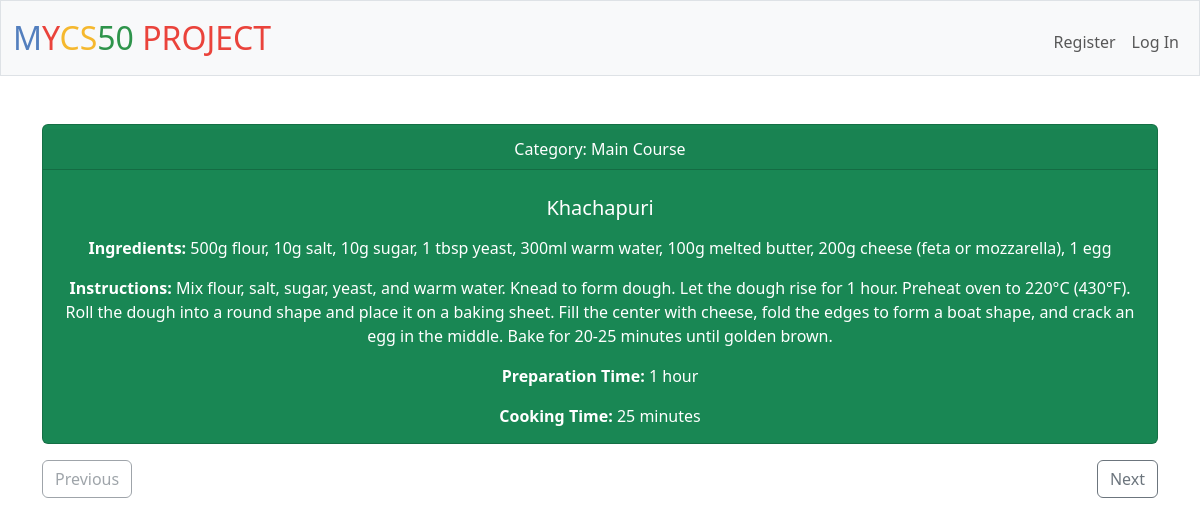
Screenshot of /recipe with the database file from the repository.
### tables this page shows
CREATE TABLE recipes (id INT NOT NULL, name TEXT NOT NULL, ingredients TEXT NOT NULL, instructions TEXT, category VARCHAR(100), image_url VARCHAR(255), added_date DATE DEFAULT CURRENT_DATE, difficulty_level INT DEFAULT 1, preparation_time VARCHAR(50), cooking_time VARCHAR(50));

### app/routes.py (the view)
@main.route("/recipe", methods=["GET", "POST"])
def recipe():
    import_recipes_to_db()
    db = current_app.db
    id = int(request.form.get("id", 1))
    if request.method == "POST":
        direction = request.form.get("direction")
        if direction == "prev_recipe":
            id -= 1
        elif direction == "next_recipe":
            id += 1
    recipes = db.execute("SELECT * FROM recipes WHERE id = ?", id,)
    name = recipes[0]["name"]
    ingredients = recipes[0]["ingredients"]
    instructions = recipes[0]["instructions"]
    category = recipes[0]["category"]
    preparation_time = recipes[0]["preparation_time"]
    cooking_time = recipes[0]["cooking_time"]
    if not recipes:
        flash("No recipes!", "warning")
        return redirect("/")
    next_recipe = db.execute("SELECT * FROM recipes WHERE id = ?", (id + 1,))
    prev_recipe = db.execute("SELECT * FROM recipes WHERE id = ?", (id - 1,))
    return render_template("recipe.html", id=id, name=name, ingredients=ingredients, instructions=instructions, category=category, preparation_time=preparation_time, cooking_time=cooking_time, next_recipe=next_recipe, prev_recipe=prev_recipe)

### app/config.py (called while the page is built, shortened)
def import_recipes_to_db():
    conn = sqlite3.connect(db_path)
    cursor = conn.cursor()
    cursor.execute('''CREATE TABLE IF NOT EXISTS recipes (
        id INTEGER NOT NULL PRIMARY KEY,
        name TEXT NOT NULL,
        ingredients TEXT NOT NULL,
        instructions TEXT,
        category VARCHAR(100),
        preparation_time VARCHAR(50),
        cooking_time VARCHAR(50)
    )''')
    cursor.execute("SELECT COUNT(*) FROM recipes")
    if cursor.fetchone()[0] > 0:
        print("recipe already imported.")
        conn.close()
        return

### templates/recipe.html (shortened to what this page needs)
{% extends "layout.html" %}
{% block main %}
<div class="card text-bg-success mb-3 custom-style">
    <div class="card-header">Category: {{ category }}</div>
        <div class="card-body">
            <h5 class="card-title">{{ name }}</h5>
                <p class="card-text">
                    <p><strong>Ingredients: </strong> {{ ingredients }}</p>
                    <p><strong>Instructions: </strong> {{ instructions }}</p>
                    <p><strong>Preparation Time: </strong> {{ preparation_time }}</p>
                    <p><strong>Cooking Time: </strong> {{ cooking_time }}</p>
                </p>
        </div>
</div>
<div class="d-flex justify-content-between">
    <form method="POST">
    {% if prev_recipe %}
            <div>
                <input type="hidden" name="direction" value="prev_recipe">
                <button type="submit" class="btn btn-outline-secondary">Previous</button>
            </div>
    {% else %}
                <button class="btn btn-outline-secondary" disabled>Previous</button>
    {% endif %}
    </form>
    <form method="POST">
            <div class="d-flex justify-content-between">
            {% if next_recipe %}
                <div>
                    <button type="submit" class="btn btn-outline-secondary">Next</button>
                </div>
            {% else %}
                    <button class="btn btn-outline-secondary" disabled>Next</button>
            {% endif %}
            </div>
    </form>
</div>
{% endblock %}

### templates/layout.html (shortened to what this page needs)
<!DOCTYPE html>
<html lang="en">
    <head>
        <link href="https://cdn.jsdelivr.net/npm/bootstrap@5.3.3/dist/css/bootstrap.min.css" rel="stylesheet">
        <link href="/static/styles.css" rel="stylesheet">
    </head>
    <body>
        <nav class="bg-light border navbar navbar-expand-md navbar-light">
            <div class="container-fluid">
                <a class="navbar-brand" href="/"><span class="blue">M</span><span class="red">Y</span><span class="yellow">CS</span><span class="green">50</span> <span class="red">PROJECT</span></a>
                <div class="collapse navbar-collapse" id="navbar">
                    {% if session["username"] %}
                        <ul class="navbar-nav me-auto mt-2">
                            <li class="nav-item"><a class="nav-link" href="/flashcards">Flashcards</a></li>
                            <li class="nav-item"><a class="nav-link" href="/recipe">Recipes</a></li>
                        </ul>
                        <ul class="navbar-nav ms-auto mt-2">
                            <li class="nav-item"><a class="nav-link" href="/profile">Profile</a></li>
                            <li class="nav-item"><a class="nav-link" href="/logout">Log Out</a></li>
                        </ul>
                    {% else %}
                        <ul class="navbar-nav ms-auto mt-2">
                            <li class="nav-item"><a class="nav-link" href="/register">Register</a></li>
                            <li class="nav-item"><a class="nav-link" href="/login">Log In</a></li>
                        </ul>
                    {% endif %}
                </div>
            </div>
        </nav>
        <main class="container py-5 text-center">
            {% block main %}{% endblock %}
        </main>
    </body>
</html>

### static/styles.css (style rules this page uses)
nav .navbar-brand { font-size: xx-large; }
nav .navbar-brand .blue { color: #537fbe; }
nav .navbar-brand .red { color: #ea433b; }
nav .navbar-brand .yellow { color: #f5b82e; }
nav .navbar-brand .green { color: #2e944b; }
.card { display: flex; justify-content: center; height: 20vh; margin: auto; }
.card-header { margin-top: 20px; margin-bottom: 10px; }
button { display: inline-block; }
.custom-style { max-width: 150rem; max-height: 100rem; height: 40vh; }

### rows the page displays
recipes: category "Main Course", name "Khachapuri", ingredients "500g flour, 10g salt, 10g sugar, 1 tbsp yeast, 300ml warm water, 100g melted butter, 200g cheese (feta or mozzarella), 1 egg", instructions "Mix flour, salt, sugar, yeast, and warm water. Knead to form dough. Let the dough rise for 1 hour. Preheat oven to 220°C (430°F). Roll the dough into a round shape and place it on a baking sheet. Fill the center with cheese, fold the edges to form a boat shape, and crack an egg in the middle. Bake for 20-25 minutes until golden brown.", preparation_time "1 hour", cooking_time "25 minutes"
